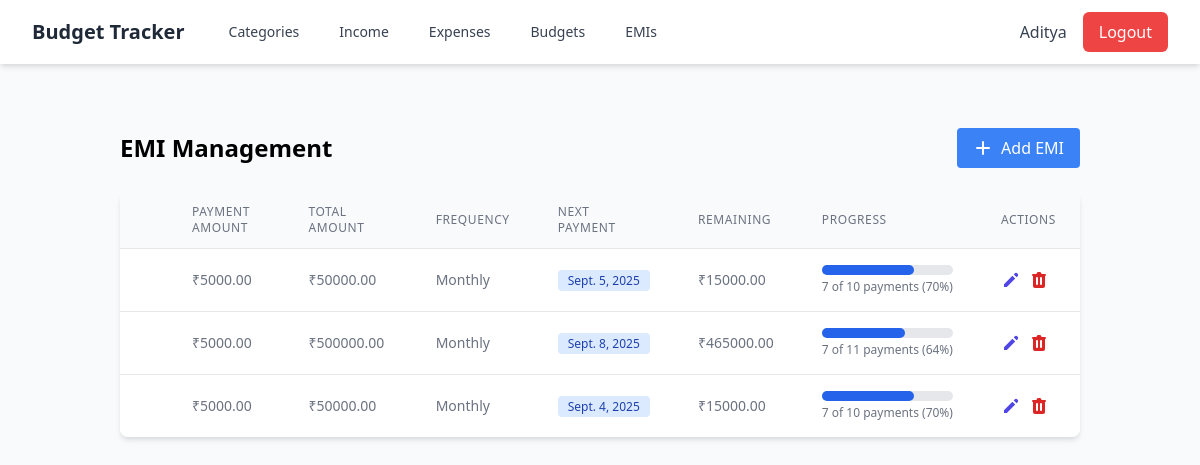
The app's page /emi/ (signed in) with its own data.
### myapp/models.py (models this page shows, shortened)
class User(AbstractBaseUser, PermissionsMixin):
    email = models.EmailField(
        verbose_name="email address",
        max_length=255,
        unique=True,
    )
    name = models.CharField(max_length=50)
    phone = models.CharField(max_length=10)
    is_active = models.BooleanField(default=True)
    is_admin = models.BooleanField(default=False)
    objects = UserManager()
    USERNAME_FIELD = "email"
    REQUIRED_FIELDS = ["name", "phone"]
    class Meta:
        verbose_name = 'user'
        verbose_name_plural = 'users'

class EMI(models.Model):
    FREQUENCY_CHOICES = [
        ('Daily', 'Daily'),
        ('Weekly', 'Weekly'),
        ('Monthly', 'Monthly'),
        ('Quarterly', 'Quarterly'),
        ('Semi-Annual', 'Semi-Annual'),
        ('Annual', 'Annual')
    ]
    user = models.ForeignKey(User, on_delete=models.CASCADE, related_name='emis')
    total_amount = models.DecimalField(max_digits=10, decimal_places=2)
    amount = models.DecimalField(max_digits=10, decimal_places=2)
    start_date = models.DateField()
    end_date = models.DateField()
    frequency = models.CharField(max_length=20, choices=FREQUENCY_CHOICES)
    description = models.TextField(blank=True, null=True)
    next_payment_date = models.DateField()
    is_active = models.BooleanField(default=True)
    def get_remaining_amount(self):
        paid_expenses = Expense.objects.filter(
            user=self.user,
            description__startswith=f"EMI Payment #{self.id} - ",
            date__range=[self.start_date, self.end_date]
        ).aggregate(total=models.Sum('amount'))['total'] or 0
        return self.total_amount - paid_expenses

### myapp/views.py (the view)
# urls.py: path('emi/', views.EMIListView.as_view(), name='emi_list'),
class EMIListView(LoginRequiredMixin, ListView):
    model = EMI
    template_name = 'emi/emi_list.html'
    context_object_name = 'emis'
    def get_queryset(self):
        queryset = EMI.objects.filter(user=self.request.user).order_by('-start_date')
        for emi in queryset:
            total_payments = Expense.objects.filter(
                user=self.request.user,
                description__startswith=f"EMI Payment #{emi.id} - ",
                date__range=[emi.start_date, timezone.now().date()]
            ).count()
            if emi.frequency == 'Daily':
                days = (emi.end_date - emi.start_date).days + 1
                total_expected = days
            elif emi.frequency == 'Weekly':
                days = (emi.end_date - emi.start_date).days + 1
                total_expected = (days // 7) + (1 if days % 7 > 0 else 0)
            elif emi.frequency == 'Monthly':
                total_months = ((emi.end_date.year - emi.start_date.year) * 12 +
                                emi.end_date.month - emi.start_date.month) + 1
                total_expected = total_months
            elif emi.frequency == 'Quarterly':
                total_months = ((emi.end_date.year - emi.start_date.year) * 12 +
                                emi.end_date.month - emi.start_date.month) + 1
                total_expected = (total_months // 3) + (1 if total_months % 3 > 0 else 0)
            elif emi.frequency == 'Semi-Annual':
                total_months = ((emi.end_date.year - emi.start_date.year) * 12 +
                                emi.end_date.month - emi.start_date.month) + 1
                total_expected = (total_months // 6) + (1 if total_months % 6 > 0 else 0)
            else:  # Annual
                total_months = ((emi.end_date.year - emi.start_date.year) * 12 +
                                emi.end_date.month - emi.start_date.month) + 1
                total_expected = (total_months // 12) + (1 if total_months % 12 > 0 else 0)
            emi.progress = round((total_payments / total_expected) * 100, 2) if total_expected > 0 else 0
            emi.payments_made = total_payments
            emi.total_payments = total_expected
            emi.remaining_amount = emi.get_remaining_amount()
        return queryset

### templates/emi/emi_list.html (shortened to what this page needs)
{% extends 'base.html' %}
{% block content %}
<div class="container mx-auto px-4 py-8">
    <div class="flex justify-between items-center mb-6">
        <h1 class="text-2xl font-bold">EMI Management</h1>
        <button type="button" class="bg-blue-500 hover:bg-blue-600 text-white px-4 py-2 rounded transition duration-300 ease-in-out flex items-center" id="addEmiBtn">
            <svg xmlns="http://www.w3.org/2000/svg" class="h-5 w-5 mr-2" viewBox="0 0 20 20" fill="currentColor">
                <path fill-rule="evenodd" d="M10 3a1 1 0 011 1v5h5a1 1 0 110 2h-5v5a1 1 0 11-2 0v-5H4a1 1 0 110-2h5V4a1 1 0 011-1z" clip-rule="evenodd" />
            </svg>
            Add EMI
        </button>
    </div>
    {% if emis %}
    <div class="bg-white shadow-md rounded-lg overflow-hidden">
        <table class="min-w-full divide-y divide-gray-200">
            <thead class="bg-gray-50">
                <tr>
                    <th class="px-6 py-3 text-left text-xs font-medium text-gray-500 uppercase tracking-wider"></th>
                    <th class="px-6 py-3 text-left text-xs font-medium text-gray-500 uppercase tracking-wider">Payment Amount</th>
                    <th class="px-6 py-3 text-left text-xs font-medium text-gray-500 uppercase tracking-wider">Total Amount</th>
                    <th class="px-6 py-3 text-left text-xs font-medium text-gray-500 uppercase tracking-wider">Frequency</th>
                    <th class="px-6 py-3 text-left text-xs font-medium text-gray-500 uppercase tracking-wider">Next Payment</th>
                    <th class="px-6 py-3 text-left text-xs font-medium text-gray-500 uppercase tracking-wider">Remaining</th>
                    <th class="px-6 py-3 text-left text-xs font-medium text-gray-500 uppercase tracking-wider">Progress</th>
                    <th class="px-6 py-3 text-left text-xs font-medium text-gray-500 uppercase tracking-wider">Actions</th>
                </tr>
            </thead>
            <tbody class="bg-white divide-y divide-gray-200">
                {% for emi in emis %}
                <tr class="hover:bg-gray-50 transition duration-150">
                    <td class="px-6 py-4 whitespace-nowrap">
                    </td>
                    <td class="px-6 py-4 whitespace-nowrap text-sm text-gray-500">₹{{ emi.amount|floatformat:2 }}</td>
                    <td class="px-6 py-4 whitespace-nowrap text-sm text-gray-500">₹{{ emi.total_amount|floatformat:2 }}</td>
                    <td class="px-6 py-4 whitespace-nowrap text-sm text-gray-500">{{ emi.frequency }}</td>
                    <td class="px-6 py-4 whitespace-nowrap text-sm text-gray-500">
                        {% if emi.is_active %}
                            <span class="bg-blue-100 text-blue-800 text-xs font-medium px-2.5 py-0.5 rounded">{{ emi.next_payment_date }}</span>
                        {% else %}
                            <span class="bg-gray-100 text-gray-800 text-xs font-medium px-2.5 py-0.5 rounded">Completed</span>
                        {% endif %}
                    </td>
                    <td class="px-6 py-4 whitespace-nowrap text-sm text-gray-500">₹{{ emi.get_remaining_amount|floatformat:2 }}</td>
                    <td class="px-6 py-4 whitespace-nowrap">
                        <div class="w-full bg-gray-200 rounded-full h-2.5">
                            <div class="bg-blue-600 h-2.5 rounded-full" style="width: {{ emi.progress }}%"></div>
                        </div>
                        <div class="text-xs text-gray-500 mt-1">
                            {{ emi.payments_made }} of {{ emi.total_payments }} payments ({{ emi.progress|floatformat:0 }}%)
                        </div>
                    </td>
                    <td class="px-6 py-4 whitespace-nowrap text-sm font-medium">
                        <div class="flex space-x-2">
                            <button type="button" class="text-indigo-600 hover:text-indigo-900 transition duration-150 edit-emi-btn" data-emi-id="{{ emi.id }}">
                                <svg xmlns="http://www.w3.org/2000/svg" class="h-5 w-5" viewBox="0 0 20 20" fill="currentColor">
                                    <path d="M13.586 3.586a2 2 0 112.828 2.828l-.793.793-2.828-2.828.793-.793zM11.379 5.793L3 14.172V17h2.828l8.38-8.379-2.83-2.828z" />
                                </svg>
                            </button>
                            <button type="button" class="text-red-600 hover:text-red-900 transition duration-150 delete-emi-btn" data-emi-id="{{ emi.id }}">
                            </button>
                        </div>
                    </td>
                </tr>
                {% endfor %}
            </tbody>
        </table>
    </div>
    {% endif %}
</div>
{% endblock %}

### templates/base.html (shortened to what this page needs)
<!DOCTYPE html>
<html>
<head>
    <link href="https://cdn.jsdelivr.net/npm/tailwindcss@2.2.19/dist/tailwind.min.css" rel="stylesheet">
</head>
<body class="bg-gray-50 min-h-screen">
    <nav class="bg-white shadow-md">
        <div class="max-w-7xl mx-auto px-4 sm:px-6 lg:px-8">
            <div class="flex justify-between h-16">
                <div class="flex items-center space-x-8">
                    <a href="{% url 'dashboard' %}" class="flex items-center">
                        <span class="text-xl font-bold text-gray-800">Budget Tracker</span>
                    </a>
                    {% if user.is_authenticated %}
                    <div class="flex space-x-4">
                        <a href="{% url 'category_list' %}" class="text-gray-700 hover:text-gray-900 px-3 py-2 rounded-md text-sm font-medium">
                            Categories
                        </a>
                        <a href="{% url 'income_list' %}" class="text-gray-700 hover:text-gray-900 px-3 py-2 rounded-md text-sm font-medium">
                            Income
                        </a>
                        <a href="{% url 'expense_list' %}" class="text-gray-700 hover:text-gray-900 px-3 py-2 rounded-md text-sm font-medium">
                            Expenses
                        </a>
                        <a href="{% url 'budget_list' %}" class="text-gray-700 hover:text-gray-900 px-3 py-2 rounded-md text-sm font-medium">
                            Budgets
                        </a>
                        <a href="{% url 'emi_list' %}" class="text-gray-700 hover:text-gray-900 px-3 py-2 rounded-md text-sm font-medium">
                            EMIs
                        </a>
                    </div>
                    {% endif %}
                </div>
                {% if user.is_authenticated %}
<div class="flex items-center space-x-4">
    <span class="text-gray-700">{{ user.name }}</span>
    <form method="post" action="{% url 'logout' %}" class="inline">
        <button type="submit"
                class="bg-red-500 text-white px-4 py-2 rounded-md hover:bg-red-600 transition duration-200">
            Logout
        </button>
    </form>
</div>
{% endif %}
            </div>
        </div>
    </nav>
    <main class="container mx-auto px-4 py-8">
        {% block content %}
        {% endblock %}
    </main>
</body>
</html>

### records on screen
User: name "Aditya"
EMI: amount "5000.00", total_amount "50000.00", frequency "Monthly", next_payment_date "Sept. 5, 2025", get_remaining_amount "15000.00", payments_made "7", total_payments "10", progress "70"
EMI: amount "5000.00", total_amount "500000.00", frequency "Monthly", next_payment_date "Sept. 8, 2025", get_remaining_amount "465000.00", payments_made "7", total_payments "11", progress "64"
EMI: amount "5000.00", total_amount "50000.00", frequency "Monthly", next_payment_date "Sept. 4, 2025", get_remaining_amount "15000.00", payments_made "7", total_payments "10", progress "70"
